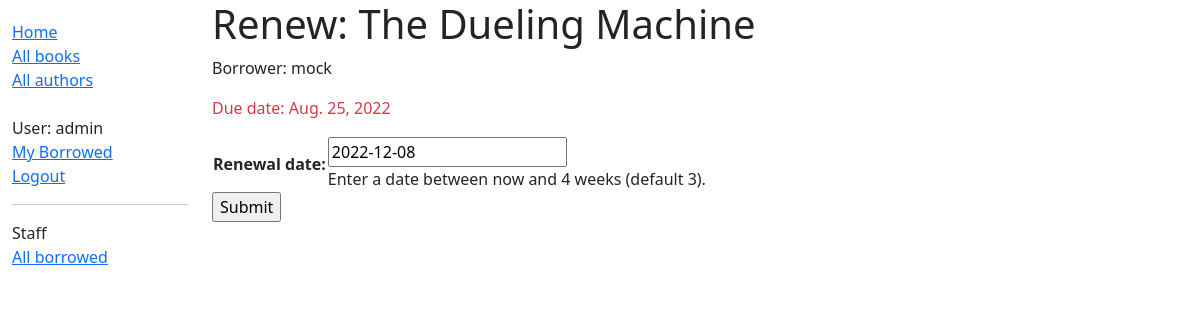
Before: /catalog/book/7907ea9b-a392-4a92-885f-c336637a86f4/renew/ (signed in) with the older database file.
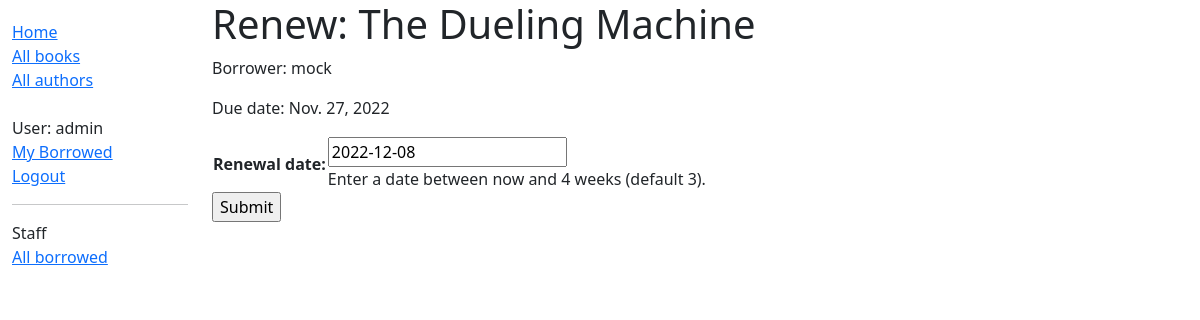
After: the same page with the newer database file.
### catalog/models.py (models this page shows, shortened)
class BookInstance(models.Model):
    id = models.UUIDField(primary_key=True, default=uuid.uuid4,
                          help_text='Unique ID for this particular book across whole library')
    book = models.ForeignKey(Book, on_delete=models.RESTRICT, null=True)
    imprint = models.CharField(max_length=200)
    due_back = models.DateField(null=True, blank=True)
    borrower = models.ForeignKey(
        User, on_delete=models.SET_NULL, null=True, blank=True)
    LOAN_STATUS = (
        ('m', 'Maintenance'),
        ('o', 'On loan'),
        ('a', 'Available'),
        ('r', 'Reserved'),
    )
    status = models.CharField(max_length=1, choices=LOAN_STATUS,
                              blank=True, default='m', help_text='Book availability')
    class Meta:
        ordering = ['due_back']
        permissions = (("can_mark_returned", "Set book as returned"),)
    @property
    def is_overdue(self):
        return bool(self.due_back and date.today() > self.due_back)

### catalog/views.py (the view)
# urls.py: path('book/<uuid:pk>/renew/', views.renew_book_librarian,
@login_required
@permission_required('catalog.can_mark_returned', raise_exception=True)
def renew_book_librarian(request, pk):
    book_instance = get_object_or_404(BookInstance, pk=pk)
    if request.method == 'POST':
        form = RenewBookForm(request.POST)
        if form.is_valid():
            book_instance.due_back = form.cleaned_data['renewal_date']
            book_instance.save()
            return HttpResponseRedirect(reverse('all-borrowed'))
    else:
        proposed_renewal_date = datetime.date.today() + datetime.timedelta(weeks=3)
        form = RenewBookForm(initial={'renewal_date': proposed_renewal_date})
    context = {
        'form': form,
        'book_instance': book_instance
    }
    return render(request, 'catalog/book_renew_librarian.html', context)

### catalog/forms.py (shortened to what this page needs)
class RenewBookForm(forms.Form):
    renewal_date = forms.DateField(
        help_text='Enter a date between now and 4 weeks (default 3).')

### catalog/templates/catalog/book_renew_librarian.html (shortened to what this page needs)
{% extends 'base_generic.html' %}
{% block content %}
<h1>Renew: {{ book_instance.book.title }}</h1>
<p>Borrower: {{ book_instance.borrower }}</p>
<p {% if book_instance.is_overdue %} class="text-danger"{% endif %}>
    Due date: {{ book_instance.due_back }}
</p>
<form action="" method="POST">
    <table>
        {{ form.as_table }}
    </table>
    <input type="submit" value="Submit">
</form>
{% endblock  %}

Changed rows visible on the page:
changed BookInstance "mock": due_back "Aug. 25, 2022" → "Nov. 27, 2022"
